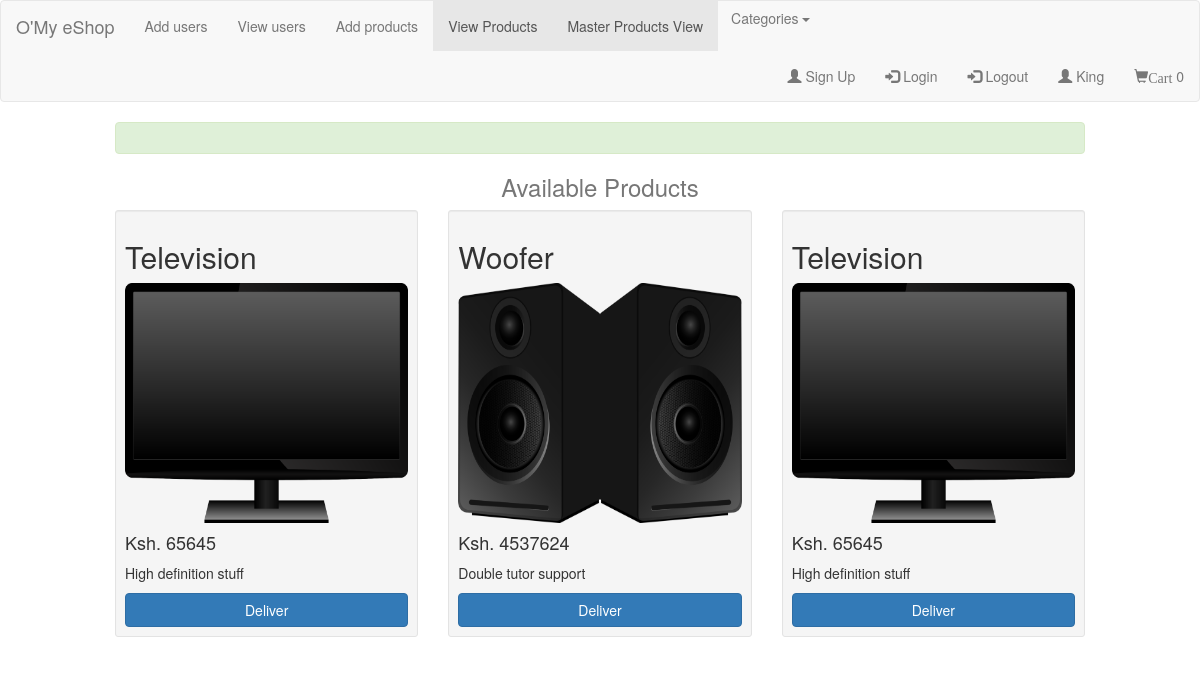
/orders (signed in), run on an earlier commit of the app's database.
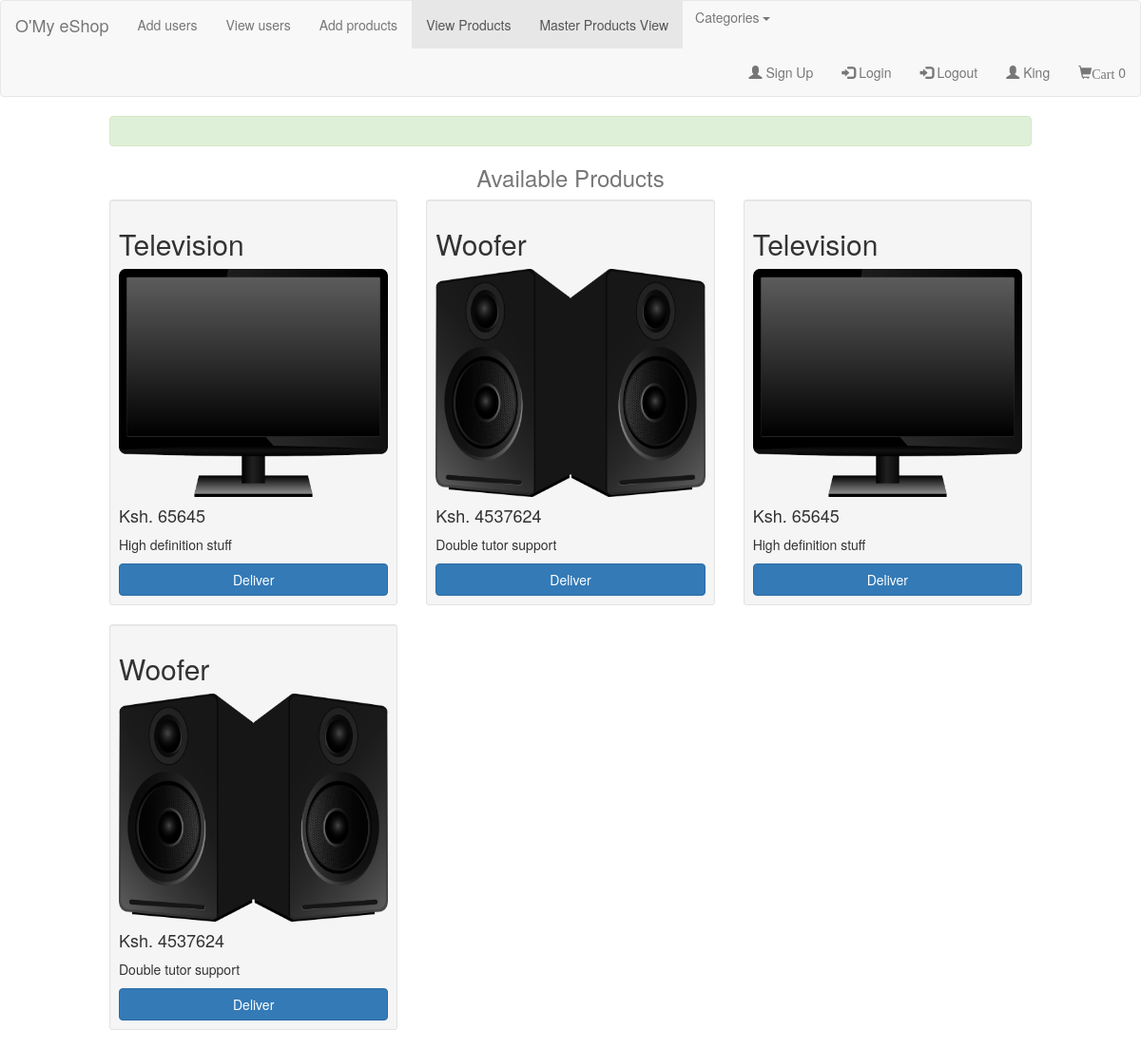
And on a later commit of the database.
### Databases.py (models this page shows)
class Order(Model):
    name = CharField()
    price = DecimalField()
    description = CharField()
    delivered = IntegerField()
    image = CharField()
    class Meta:
        database = db

### app.py (the view)
@app.route('/orders')
def orders():
    if not session.get('logged_in'):
        return redirect(url_for('login'))
    id = session['id']
    products = Order.select().where(Order.delivered == 0)
    cartproducts = Cart.select()
    cartproductcount = len(cartproducts)
    return render_template('orders.html',products = products,cartproductcount = cartproductcount)

### templates/orders.html (shortened to what this page needs)
<!DOCTYPE html>
<html lang="en">
<head>
<link rel="stylesheet" href="https://maxcdn.bootstrapcdn.com/bootstrap/3.4.1/css/bootstrap.min.css">
</head>
<body>
    <nav class="navbar navbar-default">
      <div class="container-fluid">
        <div class="navbar-header">
          <a class="navbar-brand" href="/">O'My eShop</a>
        </div>
        <ul class="nav navbar-nav">
          <li><a href="/register">Add users</a></li>
          <li><a href="/users">View users</a></li>
          <li><a href="/">Add products</a></li>
          <li class="active"><a href="/show">View Products</a></li>
          <li class="active"><a href="/master_product_view">Master Products View</a></li>
          <li>
              <div class="dropdown">
                  <button class="btn btn-link dropdown-toggle" type="button" data-toggle="dropdown">Categories
                  <span class="caret"></span></button>
            </div>
          </li>
        </ul>
        <ul class="nav navbar-nav navbar-right">
          <li><a href="/register"><span class="glyphicon glyphicon-user"></span> Sign Up</a></li>
          <li><a href="/login"><span class="glyphicon glyphicon-log-in"></span> Login</a></li>
          <li><a href="/logout"><span class="glyphicon glyphicon-log-in"></span> Logout</a></li>
          <li><a href="#"><span class="glyphicon glyphicon-user"></span> {{ session['names'] }}</a></li>
          <li><a href="/cart"><span class="glyphicon glyphicon-shopping-cart">Cart</span> {{ cartproductcount }}</a></li>
        </ul>
      </div>
    </nav>
    <div class="col-sm-10 col-sm-offset-1">
    <div class="alert alert-success">
    </div>
    <h3 class="text-muted text-center">Available Products</h3>
        <div class="row">
            {% for product in products %}
            <div class="col-xs-4">
                <div class="well well-sm">
                    <h2>{{ product.name }}</h2>
                    <img src="../static/resources/{{ product.image }}" alt="" style="height: 30vh; width: 100%;">
                    <h4>Ksh. {{ product.price }}</h4>
                    <p>{{ product.description }}</p>
                    <a href="deliver/{{ product.id }}" class="btn btn-primary btn-block">Deliver</a>
                </div>
            </div>
            {% endfor %}
        </div>
    </div>
</body>
</html>

What changed in the data, as far as the page shows it:
added Order: name "Woofer", image (picture), price "4537624", description "Double tutor support"
